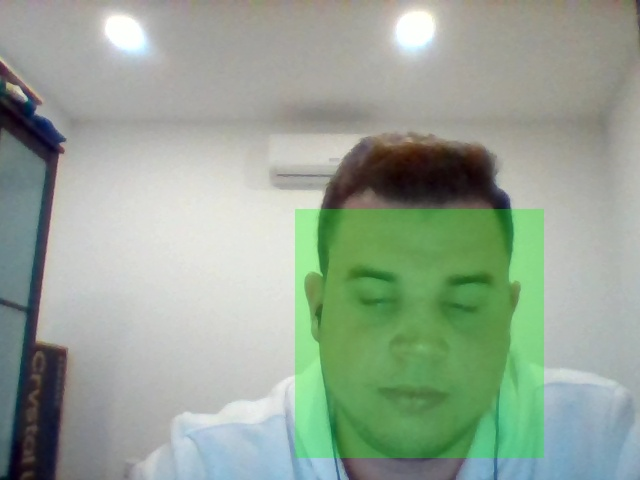
#> input picture Parte06/Ex3a/webcam_capture_with_face_detection0.jpg, 640 x 480 px, given in place of the camera
$ python main.py
#> lines starting #> are read from the running program, lines starting #| are printed output that depends on the picture; after the words box and inside, x2 and y2 are one past the last pixel; in counts of white or black regions, pixels touching at a corner belong together
#!/usr/bin/python3

# --------------------------------------------------
# IMPORT MODULES
# --------------------------------------------------
import argparse
import json
import cv2
import numpy as np
from functools import partial


# --------------------------------------------------
# Script to capture and show the webcam video, and save a frame if you want
# Lucas Rodrigues Dal'Col
# PSR, October 2021.
# --------------------------------------------------

# ---------------------------------------------------
# Global Variables
# ---------------------------------------------------


def main():
    # ---------------------------------------------------
    # Initialization
    # ---------------------------------------------------

    # initial setup
    capture = cv2.VideoCapture(0)  # Selecting the camera 0
    window_name = 'Webcam'
    cv2.namedWindow(window_name, cv2.WINDOW_NORMAL)

    # Load the cascade
    face_cascade = cv2.CascadeClassifier('haarcascade_frontalface_default.xml')

    print('Start capturing the webcam video.')
    print('press s to save the current frame.')
    print('press q to exit.')
    saved_frame_count = 0
    while True:
        _, frame = capture.read()  # get an image from the camera (a frame)
#> frame is the input picture: shape (480, 640, 3); mean B, G, R 148.7, 164.8, 149.2
        overlay = frame.copy()  # create a copy of the frame for transparency process

        # If we want to operate something in the frames captured, just make the operation and show after. Example:
        gray = cv2.cvtColor(frame, cv2.COLOR_BGR2GRAY)
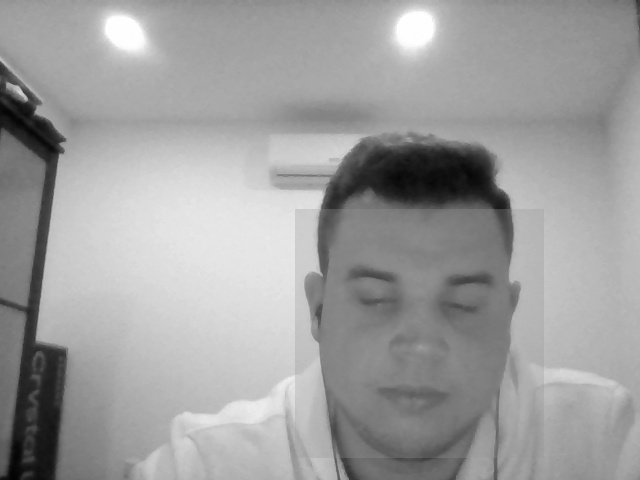
#> gray: shape (480, 640); min 2, max 255, mean 158.3

        # Detect faces
        faces = face_cascade.detectMultiScale(gray, 1.1, 4)
#> faces = [[297, 214, 242, 242]]

        # Draw filled rectangle around the faces and change transparency
        for (x, y, w, h) in faces:
            cv2.rectangle(overlay, (x, y), (x + w, y + h), (0, 255, 0), -1)
            alpha = 0.15  # Transparency factor.
            # Following line overlays transparent rectangle over the image
            frame = cv2.addWeighted(overlay, alpha, frame, 1 - alpha, 0)
#> this loop made 1 pass
#> (x, y, w, h, alpha) on pass 1: (297, 214, 242, 242, 0.15)
#> pass 1, in main, `frame = cv2.addWeighted(overlay, alpha, frame, 1 - alpha, 0)`:
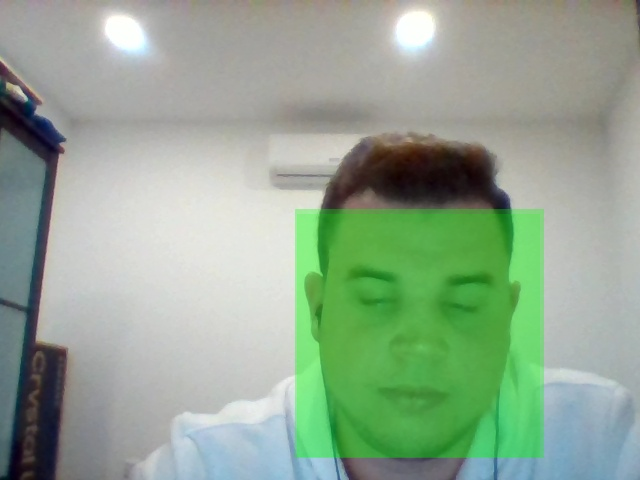
#> frame: shape (480, 640, 3); mean B, G, R 146.1, 167.4, 146.4
#> after the loop:
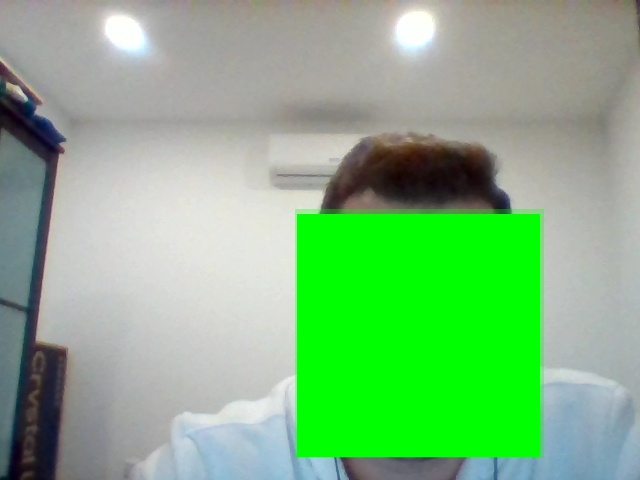
#> overlay: shape (480, 640, 3); 19.22% of pixels changed, all inside (x1, y1, x2, y2) = (297, 214, 540, 457)

        # Show image
        cv2.imshow(window_name, frame)
        key = cv2.waitKey(1)
#> (key q is pressed here)

        # Save a frame pressing a key
        if key == ord('s'):
            filename = 'webcam_capture_with_face_detection' + str(saved_frame_count) + '.jpg'
            cv2.imwrite(filename, frame)
            print(filename + 'saved.')
            saved_frame_count += 1

        # key to break the cycle
        if key == ord('q'):
            print('You pressed q, exiting the program')
            break

    # Release everything if job is finished
    capture.release()
    cv2.destroyAllWindows()


if __name__ == "__main__":
    main()
